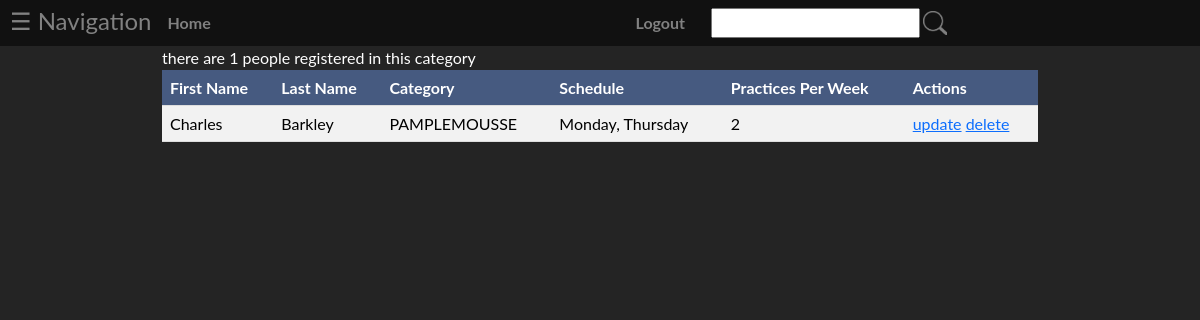
Page /Category/getPamplemousse on the committed database.
### tables this page shows
CREATE TABLE `category` (
  `participant_id` int(11) NOT NULL,
  `category` varchar(25) NOT NULL,
  `schedule` varchar(50) NOT NULL,
  `practices_per_week` int(11) NOT NULL
);

CREATE TABLE `participant` (
  `participant_id` int(11) NOT NULL,
  `customer_id` int(11) NOT NULL,
  `first_name` varchar(25) NOT NULL,
  `last_name` varchar(25) NOT NULL,
  `gender` varchar(25) NOT NULL,
  `dob` date NOT NULL,
  `address` varchar(25) NOT NULL,
  `city` varchar(25) NOT NULL,
  `postal_code` varchar(25) NOT NULL,
  `main_phone` varchar(25) NOT NULL,
  `secondary_phone` varchar(25) NOT NULL,
  `email` varchar(25) NOT NULL,
  `occupation` varchar(25) NOT NULL,
  `heard_from` varchar(25) NOT NULL,
  `years_of_practice` int(11) NOT NULL,
  `medical_insurance_number` varchar(25) NOT NULL,
  `exp_date` date NOT NULL,
  `emer_contact` varchar(25) NOT NULL,
  `relation_to_player` varchar(25) NOT NULL,
  `emer_phone` varchar(25) NOT NULL,
  `allergies` varchar(25) NOT NULL,
  `med_history` varchar(25) NOT NULL,
  `epipen` tinyint(1) NOT NULL,
  `meds` varchar(25) NOT NULL,
  `spec_needs` varchar(25) NOT NULL,
  `promotion` tinyint(1) NOT NULL,
  `transport` tinyint(1) NOT NULL,
  `volunteer` tinyint(1) NOT NULL,
  `family` tinyint(1) NOT NULL,
  `equip_needs` varchar(25) NOT NULL,
  `notes` text NOT NULL
);

### app/controllers/Category.php (called while the page is built, shortened)
<?php
class Category extends \app\core\Controller {
	public function getPamplemousse() {
		$myCategory = new \app\models\Category();
		$category = $myCategory->getPamplemousse();
		$this->view('Category/index',$category);
	}
}

### app/core/App.php (called while the page is built, shortened)
<?php
	class App{
		private $method = 'index';
		public function __construct(){
			$url = self::parseUrl();
			if(isset($url[0])){
				unset($url[0]);
			}
			$this->controller = new $this->controller;
			if(isset($url[1])){
				if(method_exists($this->controller, $url[1])){
					$this->method = $url[1];
				}
				unset($url[1]);
			}
			$this->params = $url ? array_values($url) : [];
			call_user_func_array([$this->controller, $this->method], $this->params);
		}
		private static function parseUrl(){
			if(isset($_GET['url'])){
				return explode('/',
					filter_var(
						rtrim($_GET['url'], '/'),
						FILTER_SANITIZE_URL)
				);
			}
		}
	}

### index.php (called while the page is built, shortened)
<?php
	new \app\core\App();

### app/models/Category.php (called while the page is built, shortened)
<?php
class Category extends \app\core\Model {
	function getPamplemousse() {
		$SQL = "SELECT * FROM category JOIN participant ON category.participant_id = participant.participant_id WHERE category.category = 'PAMPLEMOUSSE'";
		$STMT = self::$_connection->prepare($SQL);
		$STMT->execute();
		$STMT->setFetchMode(\PDO::FETCH_CLASS, "app\models\Category");
		return $STMT->fetchAll();
	}
}

### app/core/DBConnection.php (called while the page is built, shortened)
<?php
class DBConnection{
	static $connection = null;
	private function __construct(){
		if(self::$connection == null){
			$host = 'localhost';
			$DBname = 'sysdevproject';
			$user = 'root';
			$password = '';
			self::$connection = new \PDO("mysql:host=$host;dbname=$DBname", $user, $password);
		}
}
	public static function getInstance(){
		return self::$connection;
	}
}

### app/views/Category/index.php (the view, shortened to what this page needs)
<html>
	<link href="https://cdn.jsdelivr.net/npm/bootstrap@5.1.3/dist/css/bootstrap.min.css" rel="stylesheet">
	<link rel="stylesheet" type="text/css" href="/app/styles/general.css">
	<link rel="stylesheet" type="text/css" href="/app/styles/tables.css">
</head>
<body>
	<div class='container'>
		<table class="data">
			<tr>
    <th>First Name</th>
    <th>Last Name</th>
    <th>Category</th>
    <th>Schedule</th>
    <th>Practices Per Week</th>
    <th>Actions</th>
  </tr>
		<?php
		if(empty($data)){
			echo "There is nobody registered in this category";
		} else{
			foreach ($data as $category) {
				echo "<tr class='customer'>
				<td>$category->first_name</td>
				<td>$category->last_name</td>
				<td>$category->category</td>
				<td>$category->schedule</td>
				<td>$category->practices_per_week</td>
					<td>
						<a href='/Category/update/$category->participant_id'>" . _("update") .  "</a>
						<a href='/Category/delete/$category->participant_id'>" . _("delete") . "</a>
					</td>
				<tr>";
			}
		}
		?>
		</table>
	</div>
</body>
</html>

### app/styles/general.css (style rules this page uses)
html { overflow-y: scroll; }
body { font-family: "Lato", sans-serif; background-color: #242424; color: white; }
.container { max-width: 75%; margin: auto; }

### app/styles/tables.css (style rules this page uses)
table { border-collapse: collapse; width: 100%; }
th { background-color: rgb(70, 90, 128); color: white; }
th, td { padding: 8px; text-align: left; border-bottom: 1px solid #ddd; }
tr:nth-child(even) { background-color: #f2f2f2; }
.data { color: black; }

### rows in the picture
category: participant_id.first_name "Charles", participant_id.last_name "Barkley", category "PAMPLEMOUSSE", schedule "Monday, Thursday", practices_per_week "2"
